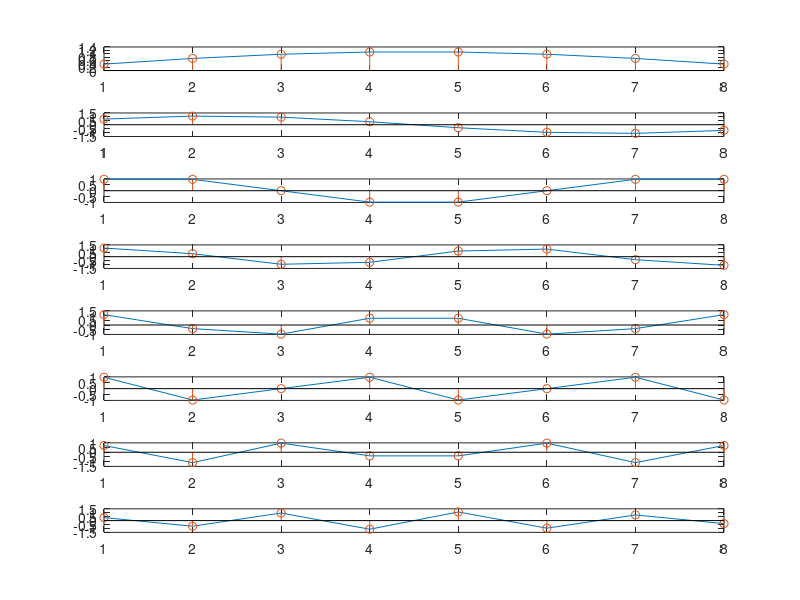

MATLAB code to generate this figure:
clc
clear all
close all
%% Representación de vectores base
N=8;

%funciones base 1d
[u,n]=meshgrid([0:N-1],[0:N-1]);
Wc=(sqrt(2/N))*cos((2*n+1)*pi.*u/(2*N));
Wc(:,1)=(1/sqrt(N));

% 
% Wdct1_base
%visualizar 1d
for (k=1:N)
    subplot(8,1,k);
    plot(Wc(:,k)); hold on
    stem(Wc(:,k)); hold off
end


%% seno
Ws=(sqrt(2/N+1))*sin(((n+1).*(u+1)*pi)/(N+1));

for (k=1:N)
    subplot(8,1,k);
    plot(Ws(:,k)); hold on
    stem(Ws(:,k)); hold off
end